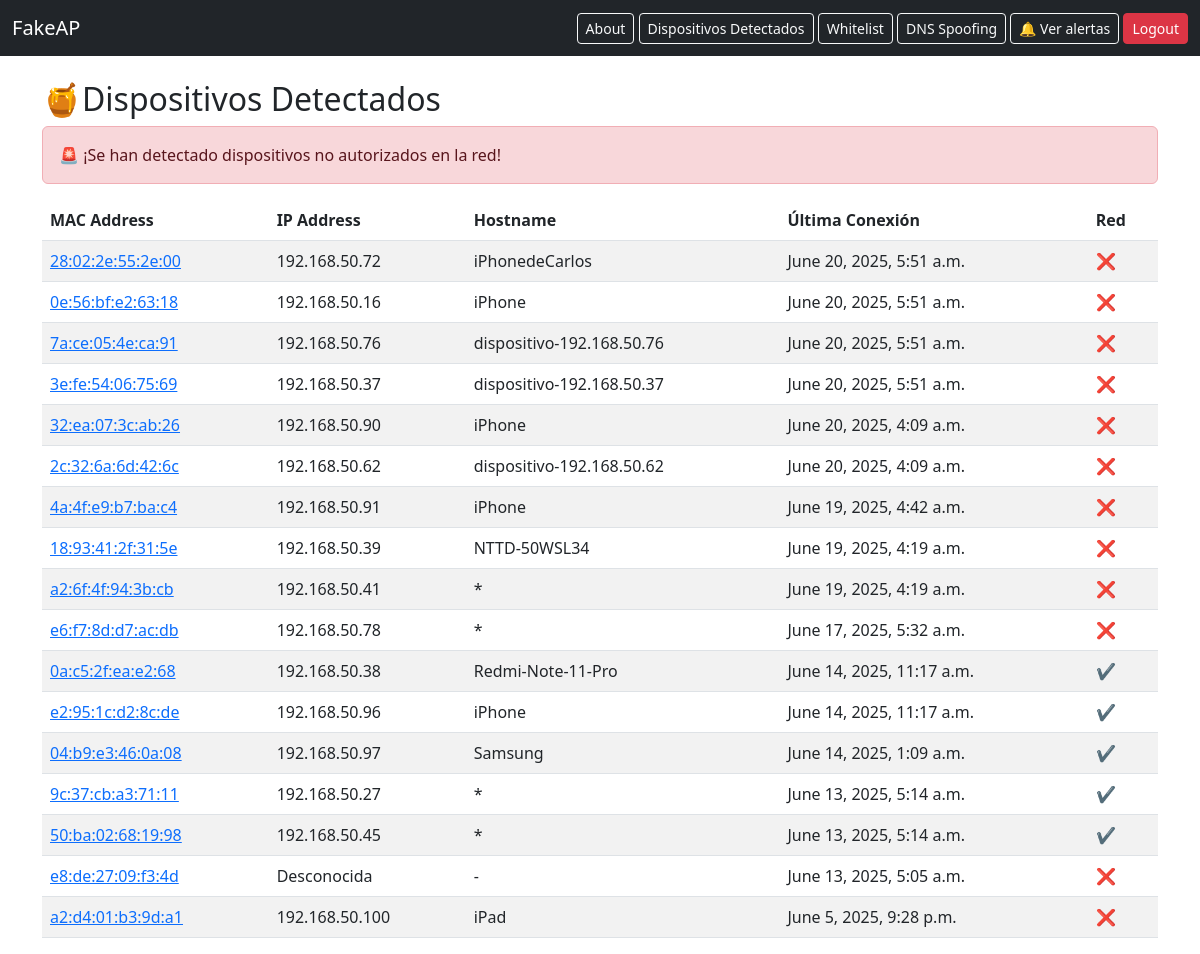
The app's page / (signed in) with its own data.
### board/models.py (models this page shows, shortened)
class Device(models.Model):
    mac_address = models.CharField(max_length=17, unique=True)
    ip_address = models.GenericIPAddressField()
    detected_at = models.DateTimeField(auto_now_add=True)
    alert = models.BooleanField(default=False)
    hostname = models.CharField(max_length=255, blank=True, null=True)

### board/views.py (the view)
# urls.py: path('', views.dashboard, name='dashboard'),
def dashboard(request):
    devices = Device.objects.order_by('-detected_at')
    hoy = date.today()
    alerta = False
    whitelist = set(AllowedDevice.objects.values_list('mac_address', flat=True))
    for d in devices:
        detected_date = d.detected_at.date()
        if d.mac_address not in whitelist and detected_date == hoy:
            alerta = True
            break
    for d in devices:
        d.is_allowed = d.mac_address in whitelist
    return render(request, 'board/dashboard.html', {
        'devices': devices,
        'alerta': alerta
    })

### board/templates/board/dashboard.html (shortened to what this page needs)
{% extends 'board/base.html' %}
{% block content %}
<h2>🍯Dispositivos Detectados</h2>
{% if alerta %}
    <div class="alert alert-danger" role="alert">
        🚨 ¡Se han detectado dispositivos no autorizados en la red!
    </div>
{% endif %}
<table class="table table-striped">
    <thead>
        <tr>
            <th>MAC Address</th>
            <th>IP Address</th>
            <th>Hostname</th>
            <th>Última Conexión</th>
            <th>Red</th>
        </tr>
    </thead>
    <tbody>
        {% for d in devices %}
        <tr>
            <td><a href="{% url 'mac_detail' d.mac_address %}">{{ d.mac_address }}</a></td>
            <td>{{ d.ip_address }}</td>
            <td>{{ d.hostname|default:"-" }}</td>
            <td>{{ d.detected_at }}</td>
            <td>
                {% if d.is_allowed %}
                    ✔️
                {% else %}
                    ❌
                {% endif %}
            </td>
        </tr>
        {% endfor %}
    </tbody>
</table>
{% endblock %}

### records on screen
Device: mac_address "28:02:2e:55:2e:00", ip_address "192.168.50.72", hostname "iPhonedeCarlos", detected_at "June 20, 2025, 5:51 a.m."
Device: mac_address "0e:56:bf:e2:63:18", ip_address "192.168.50.16", hostname "iPhone", detected_at "June 20, 2025, 5:51 a.m."
Device: mac_address "7a:ce:05:4e:ca:91", ip_address "192.168.50.76", hostname "dispositivo-192.168.50.76", detected_at "June 20, 2025, 5:51 a.m."
Device: mac_address "3e:fe:54:06:75:69", ip_address "192.168.50.37", hostname "dispositivo-192.168.50.37", detected_at "June 20, 2025, 5:51 a.m."
Device: mac_address "32:ea:07:3c:ab:26", ip_address "192.168.50.90", hostname "iPhone", detected_at "June 20, 2025, 4:09 a.m."
Device: mac_address "2c:32:6a:6d:42:6c", ip_address "192.168.50.62", hostname "dispositivo-192.168.50.62", detected_at "June 20, 2025, 4:09 a.m."
Device: mac_address "4a:4f:e9:b7:ba:c4", ip_address "192.168.50.91", hostname "iPhone", detected_at "June 19, 2025, 4:42 a.m."
Device: mac_address "18:93:41:2f:31:5e", ip_address "192.168.50.39", hostname "NTTD-50WSL34", detected_at "June 19, 2025, 4:19 a.m."
Device: mac_address "a2:6f:4f:94:3b:cb", ip_address "192.168.50.41", hostname "*", detected_at "June 19, 2025, 4:19 a.m."
Device: mac_address "e6:f7:8d:d7:ac:db", ip_address "192.168.50.78", hostname "*", detected_at "June 17, 2025, 5:32 a.m."
Device: mac_address "0a:c5:2f:ea:e2:68", ip_address "192.168.50.38", hostname "Redmi-Note-11-Pro", detected_at "June 14, 2025, 11:17 a.m."
Device: mac_address "e2:95:1c:d2:8c:de", ip_address "192.168.50.96", hostname "iPhone", detected_at "June 14, 2025, 11:17 a.m."
Device: mac_address "04:b9:e3:46:0a:08", ip_address "192.168.50.97", hostname "Samsung", detected_at "June 14, 2025, 1:09 a.m."
Device: mac_address "9c:37:cb:a3:71:11", ip_address "192.168.50.27", hostname "*", detected_at "June 13, 2025, 5:14 a.m."
Device: mac_address "50:ba:02:68:19:98", ip_address "192.168.50.45", hostname "*", detected_at "June 13, 2025, 5:14 a.m."
Device: mac_address "e8:de:27:09:f3:4d", ip_address "Desconocida", hostname "-", detected_at "June 13, 2025, 5:05 a.m."
Device: mac_address "a2:d4:01:b3:9d:a1", ip_address "192.168.50.100", hostname "iPad", detected_at "June 5, 2025, 9:28 p.m."
